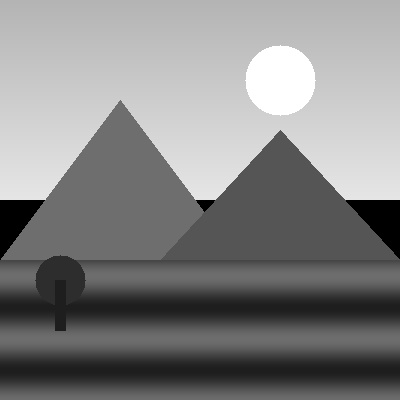
#> input picture scenery.jpg, 400 x 400 px
$ jupyter execute Assignment-8.ipynb
#> lines starting #> are read from the running program, lines starting #| are printed output that depends on the picture
[cell 1]
import cv2
import numpy as np
import matplotlib.pyplot as plt

img = cv2.imread("scenery.jpg", 0)
#> img is the input picture: shape (400, 400); min 0, max 255, mean 131.6
h, w = img.shape
#> h = 400; w = 400

a, b = -30, 30
u_noise = a + (b - a) * np.random.rand(h, w)
u_builtin = np.random.uniform(a, b, (h, w))

u1 = np.random.rand(h, w)
u2 = np.random.rand(h, w)
g_noise = 25 * np.sqrt(-2 * np.log(u1 + 1e-7)) * np.cos(2 * np.pi * u2)
g_builtin = np.random.normal(0, 25, (h, w))

k_val, a_val = 3, 0.2
prod = np.ones((h, w))
for _ in range(k_val):
    prod *= np.random.rand(h, w) + 1e-7
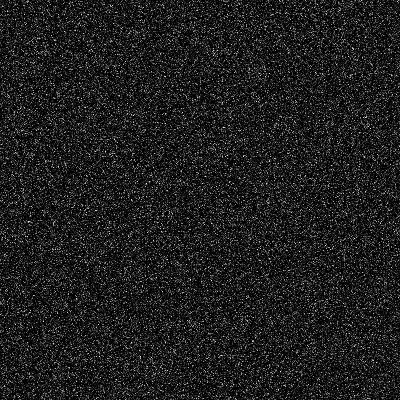
#> prod: shape (400, 400) float64; min 8.53e-09, max 0.972, mean 0.125
erlang_noise = -(1 / a_val) * np.log(prod)
erlang_noise -= np.mean(erlang_noise)
erlang_builtin = np.random.gamma(k_val, 1/a_val, (h, w)) - (k_val / a_val)

exp_noise = -(1 / 0.1) * np.log(1 - np.random.rand(h, w) + 1e-7)
exp_noise -= np.mean(exp_noise)
exp_builtin = np.random.exponential(1/0.1, (h, w)) - (1/0.1)

b_ray = 500
ray_noise = np.sqrt(-b_ray * np.log(1 - np.random.rand(h, w) + 1e-7))
ray_noise -= np.mean(ray_noise)
ray_builtin = np.random.rayleigh(np.sqrt(b_ray/2), (h, w)) - np.mean(ray_noise)
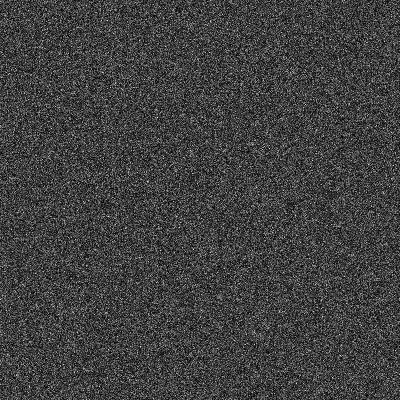
#> ray_noise: shape (400, 400) float64; min -19.71, max 57.43, mean 0; drawn with min black and max white

noises = [
    ("Uniform", u_noise, u_builtin),
    ("Gaussian", g_noise, g_builtin),
    ("Erlang", erlang_noise, erlang_builtin),
    ("Exponential", exp_noise, exp_builtin),
    ("Rayleigh", ray_noise, ray_builtin)
]

plt.figure(figsize=(15, 12))
for i, (name, n_calc, n_builtin) in enumerate(noises):
    corrupted = np.clip(img + n_calc, 0, 255).astype(np.uint8)

    plt.subplot(5, 3, 3*i + 1)
    plt.hist(n_calc.ravel(), bins=50, color='blue', alpha=0.7)
    plt.title(f"{name} Noise Histogram (Derived)")

    plt.subplot(5, 3, 3*i + 2)
    plt.hist(n_builtin.ravel(), bins=50, color='orange', alpha=0.7)
    plt.title(f"{name} Noise Histogram (Inbuilt)")

    plt.subplot(5, 3, 3*i + 3)
    plt.imshow(corrupted, cmap='gray')
    plt.title(f"Image with {name} Noise")
    plt.axis("off")
#> this loop made 5 passes
#> pass 1, `corrupted = np.clip(img + n_calc, 0, 255).astype(np.uint8)`:
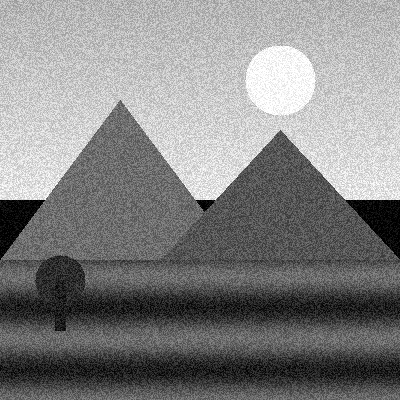
#> corrupted: shape (400, 400); min 0, max 255, mean 131.1
#> pass 2, `corrupted = np.clip(img + n_calc, 0, 255).astype(np.uint8)`:
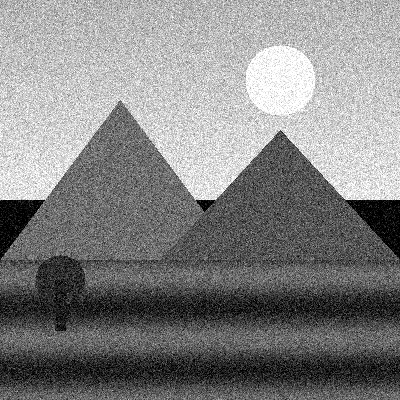
#> corrupted: shape (400, 400); min 0, max 255, mean 131

plt.tight_layout()
plt.show()
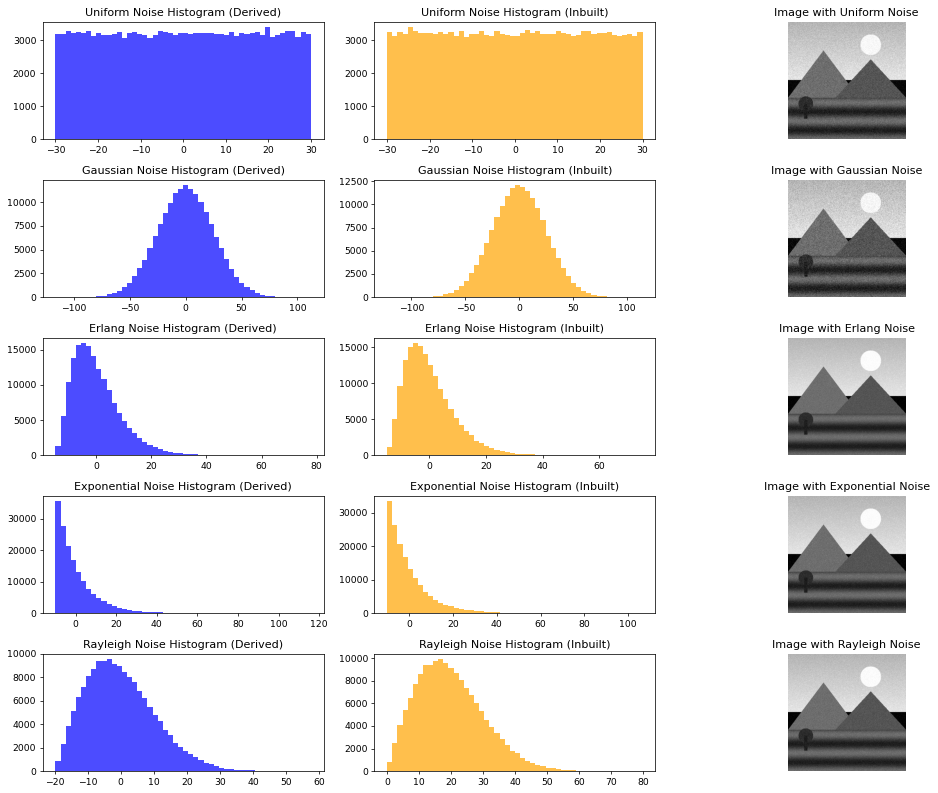
#> figure drawn by matplotlib, 15 panels; panel 1: tallest bar 3384 high, from x = 19.2 to 20.4; panel 2: tallest bar 3379 high, from x = -25.2 to -24; panel 4: tallest bar 11750 high, from x = -2.28 to 2.29; panel 5: tallest bar 12040 high, from x = -3.99 to 0.751
